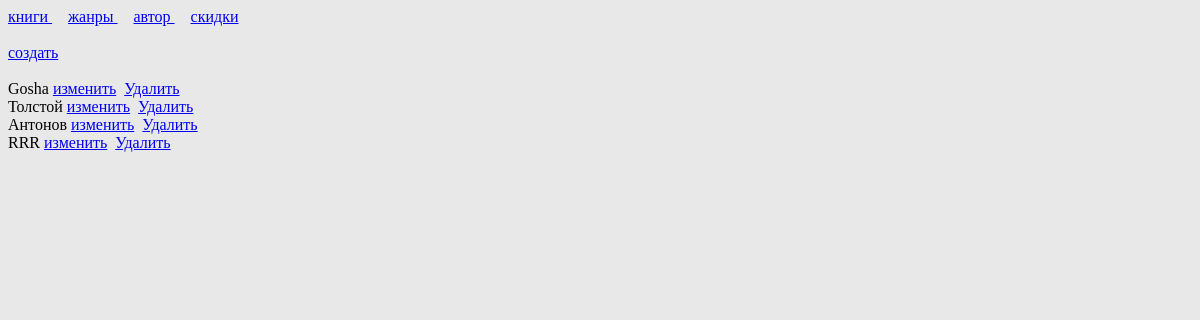
Page /admin.php?c=author on the committed database.
### tables this page shows
CREATE TABLE `author` (
  `author_id` int(11) NOT NULL,
  `author_name` varchar(255) NOT NULL
);

### controllers/AuthorController.php (called while the page is built, shortened)
<?php
class AuthorController extends BaseController{
	public function index(){
        $author = Author::model()->findAll();
        $this->render("index", ["author"=> $author]);
	}
}

### admin.php (called while the page is built, shortened)
<?php
include("config/config.php");
include("libraries/autoloader.php");
$app = new App($config);
$app->start();

### libraries/autoloader.php (called while the page is built, shortened)
<?php
if(!function_exists("LibLoader")){
    function LibLoader($class){
        $class = strtolower($class);
        $filePath = __DIR__."/".$class.".php";
    }
}
if(!function_exists("LibControllers")){
    function LibControllers($class){
        $class = ucfirst($class);
        $filePath = __DIR__."/../controllers/".$class.".php";
    }
}
if(!function_exists("LibModels")){
    function LibModels($class){
        $class = ucfirst($class);
        $filePath = __DIR__."/../models/".$class.".php";
    }
}

### models/Models.php (called while the page is built, shortened)
<?php
abstract class Models{
    protected $db;
    private static  $_models = [];
    public function __construct(){
        $this->db = App::$db;
    }
    public static function model($className = __CLASS__){
        if(isset(self::$_models[$className])){
            return self::$_models[$className];
        }else{
            self::$_models[$className] = new $className();
            return self::$_models[$className];
        }
    }
    public function findAll($params = [], $orders = []){
        $sql = "select * from ".$this->getTableName();
        $dbParams = [];
        $sth = $this->db->prepare($sql);
        $sth->execute($dbParams);
        return $sth->fetchAll(PDO::FETCH_ASSOC);
    }
}

### models/Author.php (called while the page is built, shortened)
<?php
class Author extends Models{
    public function getTableName(){
        return "author";
    }
    public static function model($className = __CLASS__){
        return parent::model($className);
    }
}

### views/author/index.php (the view, shortened to what this page needs)
<!DOCTYPE html>
<html>
<head>
<link href="style.css" type="text/css" rel="stylesheet">
</head>
	<body>
<?php include(BASE_PASS . 'views/menu.php'); ?>
<a href='admin.php?c=author&a=create'>создать</a><br><br>
<?php
foreach ($author as $value) {
    echo $value['author_name']."&nbsp;<a href='admin.php?c=author&a=update&author_id="
            .$value['author_id']."'>изменить</a>&nbsp;"
            . "&nbsp;<a href='admin.php?c=author&a=delete&author_id="
            .$value['author_id']."'>Удалить</a><br>";
}
?>
	</body>
</html>

### style.css (style rules this page uses)
body { background: #E8E8E8; }

### rows in the picture
author: author_name "Gosha"
author: author_name "Толстой"
author: author_name "Антонов"
author: author_name "RRR"
